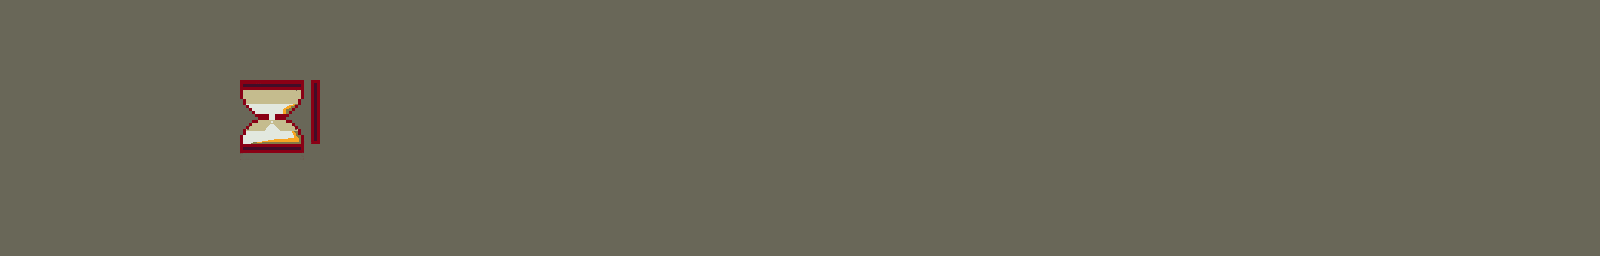

A 2D game scene composited from a Tiled map and its tileset images. What follows is a short description and the map's XML, with each tile layer's data collapsed to a summary:
An orthogonal 100x16 tile map with 16x16 px tiles, 2 tile layers (Tile Layer 1, Tile Layer 2).

<map version="1.0" orientation="orthogonal" renderorder="right-down" width="100" height="16" tilewidth="16" tileheight="16">
 <tileset firstgid="1" name="limbo" tilewidth="16" tileheight="16">
  <image source="tiles.png" width="320" height="320" />
 </tileset>
 <layer name="Tile Layer 1" width="100" height="16">
  <data>[1600 cells, 1600 non-empty, 1 distinct tile ids]</data>
 </layer>
 <layer name="Tile Layer 2" width="100" height="16">
  <data>[1600 cells, 25 non-empty, 25 distinct tile ids]</data>
 </layer>
</map>
